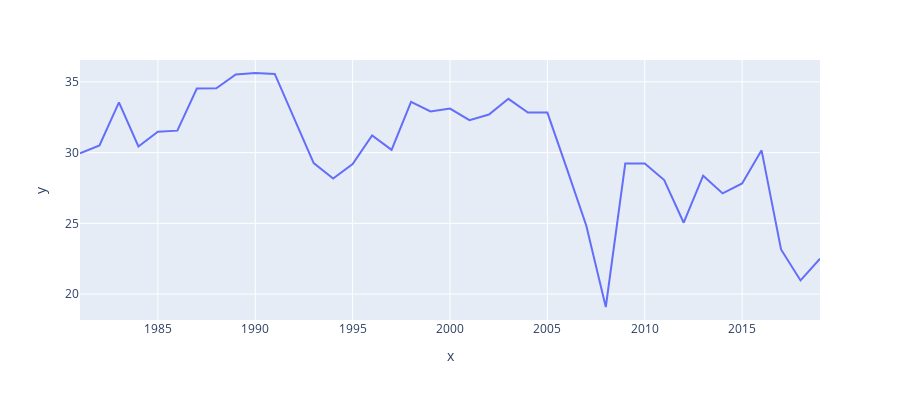

Notebook cell for this chart:
### Code cell
fig = px.line(x=Latam_co2[(Latam_co2.Pais == 'Cuba') & (Latam_co2.Anio > 1980)].sort_values('Anio').Anio, y=Latam_co2[(Latam_co2.Pais == 'Cuba') & (Latam_co2.Anio > 1980)].sort_values('Anio').Emisiones_de_CO2, width=900, height=400)
fig.show()
compromisos[compromisos.Pais=='Cuba']

### Figure 1 — Plotly figure (JSON) as saved in the notebook; plotly's stock layout.template omitted (floating-point values rounded to 4 significant figures)
{"data": [{"hovertemplate": "x=%{x}<br>y=%{y}<extra></extra>", "legendgroup": "", "line": {"color": "#636efa", "dash": "solid"}, "marker": {"symbol": "circle"}, "mode": "lines", "name": "", "orientation": "v", "showlegend": false, "type": "scatter", "x": [1981, 1982, 1983, 1984, 1985, 1986, 1987, 1988, 1989, 1990, 1991, 1992, 1993, 1994, 1995, 1996, 1997, 1998, 1999, 2000, 2001, 2002, 2003, 2004, 2005, 2006, 2007, 2008, 2009, 2010, 2011, 2012, 2013, 2014, 2015, 2016, 2017, 2018, 2019], "xaxis": "x", "y": [29.94, 30.5, 33.55, 30.43, 31.47, 31.55, 34.53, 34.54, 35.53, 35.63, 35.56, 32.39, 29.26, 28.17, 29.2, 31.21, 30.19, 33.59, 32.91, 33.11, 32.3, 32.69, 33.8, 32.83, 32.83, 28.87, 24.83, 19.08, 29.22, 29.22, 28.06, 25.04, 28.37, 27.12, 27.82, 30.16, 23.15, 20.96, 22.5], "yaxis": "y"}], "layout": {"height": 400, "legend": {"tracegroupgap": 0}, "margin": {"t": 60}, "width": 900, "xaxis": {"anchor": "y", "domain": [0, 1], "title": {"text": "x"}}, "yaxis": {"anchor": "x", "domain": [0, 1], "title": {"text": "y"}}}}
